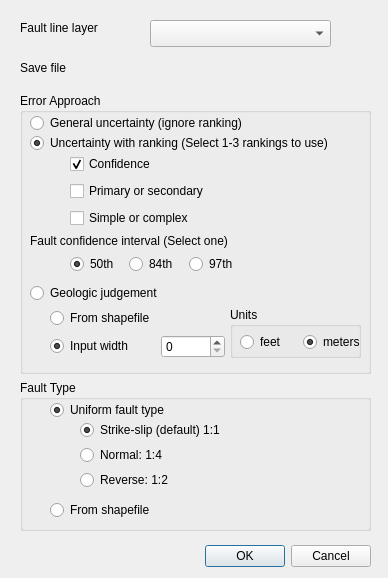
<?xml version="1.0" encoding="UTF-8"?>
<ui version="4.0">
 <class>FaultBufferToolDialogBase</class>
 <widget class="QDialog" name="FaultBufferToolDialogBase">
  <property name="geometry">
   <rect>
    <x>0</x>
    <y>0</y>
    <width>388</width>
    <height>578</height>
   </rect>
  </property>
  <property name="windowTitle">
   <string>FaultBufferTool</string>
  </property>
  <widget class="QDialogButtonBox" name="button_box">
   <property name="geometry">
    <rect>
     <x>30</x>
     <y>540</y>
     <width>341</width>
     <height>32</height>
    </rect>
   </property>
   <property name="orientation">
    <enum>Qt::Horizontal</enum>
   </property>
   <property name="standardButtons">
    <set>QDialogButtonBox::Cancel|QDialogButtonBox::Ok</set>
   </property>
  </widget>
  <widget class="QLabel" name="label_3">
   <property name="geometry">
    <rect>
     <x>20</x>
     <y>20</y>
     <width>91</width>
     <height>16</height>
    </rect>
   </property>
   <property name="text">
    <string>Fault line layer</string>
   </property>
  </widget>
  <widget class="QLabel" name="label_4">
   <property name="geometry">
    <rect>
     <x>20</x>
     <y>60</y>
     <width>55</width>
     <height>16</height>
    </rect>
   </property>
   <property name="text">
    <string>Save file</string>
   </property>
  </widget>
  <widget class="QgsMapLayerComboBox" name="mMapLayerComboBox">
   <property name="geometry">
    <rect>
     <x>150</x>
     <y>20</y>
     <width>181</width>
     <height>27</height>
    </rect>
   </property>
   <property name="acceptDrops">
    <bool>false</bool>
   </property>
  </widget>
  <widget class="QgsFileWidget" name="mQgsFileWidget">
   <property name="geometry">
    <rect>
     <x>150</x>
     <y>60</y>
     <width>181</width>
     <height>27</height>
    </rect>
   </property>
   <property name="acceptDrops">
    <bool>false</bool>
   </property>
   <property name="whatsThis">
    <string/>
   </property>
   <property name="filter">
    <string/>
   </property>
   <property name="storageMode">
    <enum>QgsFileWidget::SaveFile</enum>
   </property>
  </widget>
  <widget class="QGroupBox" name="groupBox">
   <property name="geometry">
    <rect>
     <x>20</x>
     <y>380</y>
     <width>351</width>
     <height>151</height>
    </rect>
   </property>
   <property name="toolTip">
    <string>&lt;html&gt;&lt;head/&gt;&lt;body&gt;&lt;p align=&quot;justify&quot;&gt;The fault is a strike-slip vertically dipping fault with a buffer that is symmetric around the fault. A normal fault has an asymmetric buffer around the fault with a footwall to hanging wall ratio of 1:4.  A reverse fault has an asymmetric buffer with a footwall to hanging wall ratio of 1:2.&lt;/p&gt;&lt;/body&gt;&lt;/html&gt;</string>
   </property>
   <property name="title">
    <string>Fault Type</string>
   </property>
   <widget class="QRadioButton" name="UniformFaultTypeRadioButton">
    <property name="geometry">
     <rect>
      <x>30</x>
      <y>20</y>
      <width>160</width>
      <height>20</height>
     </rect>
    </property>
    <property name="text">
     <string>Uniform fault type</string>
    </property>
    <property name="checked">
     <bool>true</bool>
    </property>
   </widget>
   <widget class="QRadioButton" name="FromShapefileFaultTypeRadioButton">
    <property name="geometry">
     <rect>
      <x>30</x>
      <y>120</y>
      <width>160</width>
      <height>20</height>
     </rect>
    </property>
    <property name="text">
     <string>From shapefile</string>
    </property>
    <property name="checked">
     <bool>false</bool>
    </property>
   </widget>
   <widget class="QWidget" name="layoutWidget">
    <property name="geometry">
     <rect>
      <x>60</x>
      <y>40</y>
      <width>162</width>
      <height>72</height>
     </rect>
    </property>
    <layout class="QVBoxLayout" name="verticalLayout_2">
     <property name="spacing">
      <number>5</number>
     </property>
     <item>
      <widget class="QRadioButton" name="StrikeslipFaultRadioButton">
       <property name="text">
        <string>Strike-slip (default) 1:1</string>
       </property>
       <property name="checked">
        <bool>true</bool>
       </property>
      </widget>
     </item>
     <item>
      <widget class="QRadioButton" name="NormalFaultRadioButton">
       <property name="text">
        <string>Normal: 1:4</string>
       </property>
      </widget>
     </item>
     <item>
      <widget class="QRadioButton" name="ReverseFaultRadioButton">
       <property name="text">
        <string>Reverse: 1:2</string>
       </property>
      </widget>
     </item>
    </layout>
   </widget>
  </widget>
  <widget class="QGroupBox" name="groupBox_2">
   <property name="geometry">
    <rect>
     <x>20</x>
     <y>93</y>
     <width>351</width>
     <height>281</height>
    </rect>
   </property>
   <property name="title">
    <string>Error Approach</string>
   </property>
   <widget class="QRadioButton" name="generalUncertaintyRadioButton">
    <property name="geometry">
     <rect>
      <x>10</x>
      <y>20</y>
      <width>231</width>
      <height>20</height>
     </rect>
    </property>
    <property name="toolTip">
     <string>&lt;html&gt;&lt;head/&gt;&lt;body&gt;&lt;p&gt;This general uncertainty option ignores the fault confidence and ranking and is best used early in the fault process when the fault confidence and ranking are very likely to change &lt;/p&gt;&lt;/body&gt;&lt;/html&gt;</string>
    </property>
    <property name="text">
     <string>General uncertainty (ignore ranking)</string>
    </property>
   </widget>
   <widget class="QRadioButton" name="uncertaintyWithRankingRadioButton">
    <property name="geometry">
     <rect>
      <x>10</x>
      <y>40</y>
      <width>331</width>
      <height>20</height>
     </rect>
    </property>
    <property name="toolTip">
     <string>&lt;html&gt;&lt;head/&gt;&lt;body&gt;&lt;p align=&quot;justify&quot;&gt;These can be used to select the fault location uncertainty when mappers are reasonably confident about these fault attributes. &lt;/p&gt;&lt;/body&gt;&lt;/html&gt;</string>
    </property>
    <property name="statusTip">
     <string/>
    </property>
    <property name="text">
     <string>Uncertainty with ranking (Select 1-3 rankings to use)</string>
    </property>
    <property name="checked">
     <bool>true</bool>
    </property>
   </widget>
   <widget class="QLabel" name="label">
    <property name="geometry">
     <rect>
      <x>10</x>
      <y>150</y>
      <width>221</width>
      <height>16</height>
     </rect>
    </property>
    <property name="text">
     <string/>
    </property>
   </widget>
   <widget class="QWidget" name="layoutWidget">
    <property name="geometry">
     <rect>
      <x>50</x>
      <y>60</y>
      <width>151</width>
      <height>76</height>
     </rect>
    </property>
    <layout class="QVBoxLayout" name="verticalLayout">
     <item>
      <widget class="QCheckBox" name="confidenceCheckBox">
       <property name="toolTip">
        <string>This indicates the certainty in the fault’s existence and position.</string>
       </property>
       <property name="text">
        <string>Confidence</string>
       </property>
       <property name="checked">
        <bool>true</bool>
       </property>
      </widget>
     </item>
     <item>
      <widget class="QCheckBox" name="primarySecondaryCheckBox">
       <property name="toolTip">
        <string>&lt;html&gt;&lt;head/&gt;&lt;body&gt;&lt;p align=&quot;justify&quot;&gt;The primary fault accommodates the larger coseismic displacements. The secondary faults are less continuous, can be synthetic or antithetic to the primary fault or can be fractures without displacement. &lt;/p&gt;&lt;/body&gt;&lt;/html&gt;</string>
       </property>
       <property name="text">
        <string>Primary or secondary</string>
       </property>
      </widget>
     </item>
     <item>
      <widget class="QCheckBox" name="simpleComplexCheckBox">
       <property name="toolTip">
        <string>&lt;html&gt;&lt;head/&gt;&lt;body&gt;&lt;p align=&quot;justify&quot;&gt;Simple faults are relatively straight and have a narrow fault zone. Complex faults form a step-over, bend, overlap, are short in length, or are located upslope or basin-ward of the range front fault.  &lt;/p&gt;&lt;/body&gt;&lt;/html&gt;</string>
       </property>
       <property name="text">
        <string>Simple or complex</string>
       </property>
      </widget>
     </item>
    </layout>
   </widget>
   <widget class="QRadioButton" name="geologicJudgementRadioButton">
    <property name="geometry">
     <rect>
      <x>10</x>
      <y>190</y>
      <width>141</width>
      <height>20</height>
     </rect>
    </property>
    <property name="toolTip">
     <string/>
    </property>
    <property name="text">
     <string>Geologic judgement</string>
    </property>
   </widget>
   <widget class="QWidget" name="gridLayoutWidget">
    <property name="geometry">
     <rect>
      <x>30</x>
      <y>214</y>
      <width>175</width>
      <height>53</height>
     </rect>
    </property>
    <layout class="QGridLayout" name="gridLayout_2">
     <item row="0" column="0">
      <widget class="QRadioButton" name="fromShapefile">
       <property name="toolTip">
        <string/>
       </property>
       <property name="text">
        <string>From shapefile</string>
       </property>
      </widget>
     </item>
     <item row="1" column="1">
      <widget class="QSpinBox" name="widthinput">
       <property name="maximum">
        <number>1800</number>
       </property>
      </widget>
     </item>
     <item row="1" column="0">
      <widget class="QRadioButton" name="inputWidth">
       <property name="toolTip">
        <string/>
       </property>
       <property name="text">
        <string>Input width</string>
       </property>
       <property name="checked">
        <bool>true</bool>
       </property>
      </widget>
     </item>
    </layout>
   </widget>
   <widget class="QGroupBox" name="units_container">
    <property name="geometry">
     <rect>
      <x>210</x>
      <y>214</y>
      <width>131</width>
      <height>51</height>
     </rect>
    </property>
    <property name="contextMenuPolicy">
     <enum>Qt::ActionsContextMenu</enum>
    </property>
    <property name="title">
     <string>Units</string>
    </property>
    <widget class="QWidget" name="horizontalLayoutWidget">
     <property name="geometry">
      <rect>
       <x>10</x>
       <y>20</y>
       <width>125</width>
       <height>31</height>
      </rect>
     </property>
     <layout class="QHBoxLayout" name="horizontalLayout_2">
      <item>
       <widget class="QRadioButton" name="feet">
        <property name="toolTip">
         <string/>
        </property>
        <property name="text">
         <string>feet</string>
        </property>
       </widget>
      </item>
      <item>
       <widget class="QRadioButton" name="meters">
        <property name="toolTip">
         <string/>
        </property>
        <property name="text">
         <string>meters</string>
        </property>
        <property name="checked">
         <bool>true</bool>
        </property>
       </widget>
      </item>
     </layout>
    </widget>
   </widget>
   <widget class="QWidget" name="layoutWidget">
    <property name="geometry">
     <rect>
      <x>50</x>
      <y>160</y>
      <width>172</width>
      <height>22</height>
     </rect>
    </property>
    <layout class="QHBoxLayout" name="horizontalLayout">
     <item>
      <widget class="QRadioButton" name="percentile50RadioButton">
       <property name="text">
        <string>50th</string>
       </property>
       <property name="checked">
        <bool>true</bool>
       </property>
      </widget>
     </item>
     <item>
      <widget class="QRadioButton" name="percentile84RadioButton">
       <property name="text">
        <string>84th</string>
       </property>
      </widget>
     </item>
     <item>
      <widget class="QRadioButton" name="percentile97RadioButton">
       <property name="contextMenuPolicy">
        <enum>Qt::PreventContextMenu</enum>
       </property>
       <property name="text">
        <string>97th</string>
       </property>
      </widget>
     </item>
    </layout>
   </widget>
   <widget class="QLabel" name="label_2">
    <property name="geometry">
     <rect>
      <x>10</x>
      <y>140</y>
      <width>221</width>
      <height>16</height>
     </rect>
    </property>
    <property name="text">
     <string>Fault confidence interval (Select one)</string>
    </property>
   </widget>
  </widget>
 </widget>
 <customwidgets>
  <customwidget>
   <class>QgsFileWidget</class>
   <extends>QWidget</extends>
   <header>qgsfilewidget.h</header>
  </customwidget>
  <customwidget>
   <class>QgsMapLayerComboBox</class>
   <extends>QComboBox</extends>
   <header>qgsmaplayercombobox.h</header>
  </customwidget>
 </customwidgets>
 <resources/>
 <connections>
  <connection>
   <sender>button_box</sender>
   <signal>accepted()</signal>
   <receiver>FaultBufferToolDialogBase</receiver>
   <slot>accept()</slot>
   <hints>
    <hint type="sourcelabel">
     <x>70</x>
     <y>550</y>
    </hint>
    <hint type="destinationlabel">
     <x>20</x>
     <y>20</y>
    </hint>
   </hints>
  </connection>
  <connection>
   <sender>button_box</sender>
   <signal>rejected()</signal>
   <receiver>FaultBufferToolDialogBase</receiver>
   <slot>reject()</slot>
   <hints>
    <hint type="sourcelabel">
     <x>70</x>
     <y>550</y>
    </hint>
    <hint type="destinationlabel">
     <x>20</x>
     <y>20</y>
    </hint>
   </hints>
  </connection>
 </connections>
</ui>
